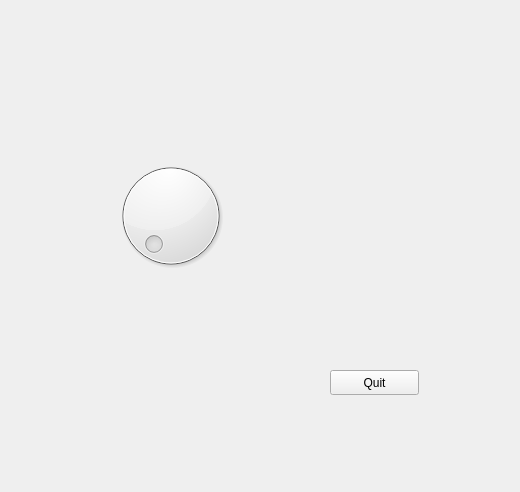
<?xml version="1.0" encoding="UTF-8"?>
<ui version="4.0">
 <class>Form</class>
 <widget class="QWidget" name="Form">
  <property name="geometry">
   <rect>
    <x>0</x>
    <y>0</y>
    <width>520</width>
    <height>492</height>
   </rect>
  </property>
  <property name="windowTitle">
   <string>Form</string>
  </property>
  <widget class="QDial" name="dial">
   <property name="geometry">
    <rect>
     <x>110</x>
     <y>140</y>
     <width>121</width>
     <height>151</height>
    </rect>
   </property>
   <property name="minimum">
    <number>1</number>
   </property>
   <property name="maximum">
    <number>50</number>
   </property>
  </widget>
  <widget class="QPushButton" name="pushButton">
   <property name="geometry">
    <rect>
     <x>330</x>
     <y>370</y>
     <width>89</width>
     <height>25</height>
    </rect>
   </property>
   <property name="text">
    <string>Quit</string>
   </property>
  </widget>
  <widget class="QLabel" name="label">
   <property name="geometry">
    <rect>
     <x>230</x>
     <y>130</y>
     <width>67</width>
     <height>17</height>
    </rect>
   </property>
   <property name="inputMethodHints">
    <set>Qt::ImhHiddenText</set>
   </property>
   <property name="text">
    <string/>
   </property>
  </widget>
 </widget>
 <resources/>
 <connections>
  <connection>
   <sender>pushButton</sender>
   <signal>clicked()</signal>
   <receiver>Form</receiver>
   <slot>close()</slot>
   <hints>
    <hint type="sourcelabel">
     <x>397</x>
     <y>379</y>
    </hint>
    <hint type="destinationlabel">
     <x>432</x>
     <y>384</y>
    </hint>
   </hints>
  </connection>
  <connection>
   <sender>dial</sender>
   <signal>valueChanged(int)</signal>
   <receiver>label</receiver>
   <slot>setNum(int)</slot>
   <hints>
    <hint type="sourcelabel">
     <x>223</x>
     <y>186</y>
    </hint>
    <hint type="destinationlabel">
     <x>275</x>
     <y>136</y>
    </hint>
   </hints>
  </connection>
 </connections>
</ui>
